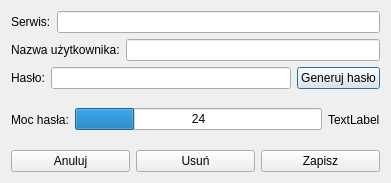
<?xml version="1.0" encoding="UTF-8"?>
<ui version="4.0">
 <class>EditDialog</class>
 <widget class="QDialog" name="EditDialog">
  <property name="geometry">
   <rect>
    <x>0</x>
    <y>0</y>
    <width>391</width>
    <height>183</height>
   </rect>
  </property>
  <property name="windowTitle">
   <string>Dialog</string>
  </property>
  <layout class="QGridLayout" name="gridLayout">
   <item row="0" column="0">
    <layout class="QVBoxLayout" name="verticalLayout">
     <item>
      <layout class="QHBoxLayout" name="horizontalLayout">
       <item>
        <widget class="QLabel" name="label">
         <property name="text">
          <string>Serwis:</string>
         </property>
        </widget>
       </item>
       <item>
        <widget class="QLineEdit" name="ServiceEdit"/>
       </item>
      </layout>
     </item>
     <item>
      <layout class="QHBoxLayout" name="horizontalLayout_2">
       <item>
        <widget class="QLabel" name="label_2">
         <property name="text">
          <string>Nazwa użytkownika:</string>
         </property>
        </widget>
       </item>
       <item>
        <widget class="QLineEdit" name="UsernameEdit"/>
       </item>
      </layout>
     </item>
     <item>
      <layout class="QVBoxLayout" name="verticalLayout_4">
       <item>
        <layout class="QHBoxLayout" name="horizontalLayout_3">
         <item>
          <widget class="QLabel" name="label_3">
           <property name="text">
            <string>Hasło:</string>
           </property>
          </widget>
         </item>
         <item>
          <widget class="QLineEdit" name="PasswordEdit"/>
         </item>
         <item>
          <widget class="QPushButton" name="GeneratePasswordButton">
           <property name="text">
            <string>Generuj hasło</string>
           </property>
          </widget>
         </item>
        </layout>
       </item>
      </layout>
     </item>
     <item>
      <layout class="QHBoxLayout" name="horizontalLayout_4">
       <item>
        <widget class="QLabel" name="label_4">
         <property name="text">
          <string>Moc hasła:</string>
         </property>
        </widget>
       </item>
       <item>
        <widget class="QProgressBar" name="PasswordStrengthBar">
         <property name="value">
          <number>24</number>
         </property>
         <property name="textVisible">
          <bool>true</bool>
         </property>
         <property name="format">
          <string>%p</string>
         </property>
        </widget>
       </item>
       <item>
        <widget class="QLabel" name="PasswordScoreAssesmentLabel">
         <property name="text">
          <string>TextLabel</string>
         </property>
        </widget>
       </item>
      </layout>
     </item>
    </layout>
   </item>
   <item row="1" column="0">
    <layout class="QHBoxLayout" name="ButtonLayout">
     <item>
      <widget class="QPushButton" name="CancelButton">
       <property name="text">
        <string>Anuluj</string>
       </property>
      </widget>
     </item>
     <item>
      <widget class="QPushButton" name="DeleteButton">
       <property name="enabled">
        <bool>true</bool>
       </property>
       <property name="text">
        <string>Usuń</string>
       </property>
       <property name="autoDefault">
        <bool>true</bool>
       </property>
      </widget>
     </item>
     <item>
      <widget class="QPushButton" name="SaveButton">
       <property name="text">
        <string>Zapisz</string>
       </property>
      </widget>
     </item>
    </layout>
   </item>
  </layout>
 </widget>
 <resources/>
 <connections/>
</ui>
